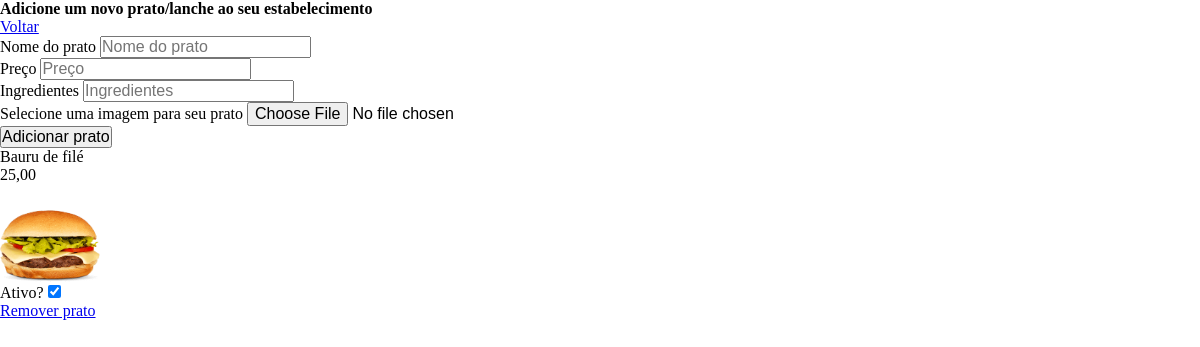
Screenshot of /administracao/gerenciar_pratos (signed in) with the database file from the repository.
### pratoservido/models.py (models this page shows, shortened)
class Prato(models.Model):
    nome = models.CharField(max_length=200, null=True, blank=True)
    preco = models.DecimalField(max_digits=10, decimal_places=2, default=0.00)
    ingredientes = models.TextField(max_length=500, null=True, blank=True)
    imagem = models.ImageField(upload_to='prato', default='prato/pratopadrao.webp')
    ativo = models.BooleanField(default=True)
    estabelecimento = models.ForeignKey(Estabelecimento, on_delete=models.CASCADE, related_name='pratos')

### pratoservido/views.py (the view, shortened to what this page needs)
# urls.py: path('administracao/gerenciar_pratos', gerenciar_pratos, name='gerenciar_pratos'),
@login_required
def gerenciar_pratos(request):
    usuario = request.user
    estabelecimento = Estabelecimento.objects.get(usuario=usuario)
    pratos = Prato.objects.filter(estabelecimento=estabelecimento)
    context = {'pratos': pratos}
    return render(request, 'administracao/gerenciar_pratos.html', context)

### pratoservido/templates/administracao/gerenciar_pratos.html (shortened to what this page needs)
{% extends 'core/base.html' %} {% load static %} {% block body %}
<h2>Adicione um novo prato/lanche ao seu estabelecimento</h2>
<a href="{% url 'administracao' %}">Voltar</a>
<form action="{% url 'gerenciar_pratos' %}" method="post" enctype="multipart/form-data">
    <div>
        <label for="prato">Nome do prato</label>
        <input name="prato" type="text" placeholder="Nome do prato" required>
    </div>
    <div>
        <label for="preco">Preço</label>
        <input name="preco" type="number" step="0.01" placeholder="Preço">
    </div>
    <div>
        <label for="ingredientes">Ingredientes</label>
        <input name="ingredientes" type="text" placeholder="Ingredientes">
    </div>
    <div>
        <label for="imagem">Selecione uma imagem para seu prato</label>
        <input name="imagem" type="file" accept="image/*">
    </div>
    <button type="submit">Adicionar prato</button>
</form>
{% for prato in pratos %}
    <div style="display: flex; flex-flow: column;">
        <p>{{ prato.nome }}</p>
        <p>{{ prato.preco }}</p>
        <img src="{{ prato.imagem.url }}" alt="imagem do {{ prato.nome }}" style="width: 100px; height: 100px;">
        <form action="{% url 'ativar_prato' prato.id %}" method="post">
            <label for="ativo">Ativo?</label>
            <input type="checkbox" name="ativo" {% if prato.ativo %} checked {% endif %} onchange="this.form.submit()">
        </form>
        <a href="{% url 'remover_prato' id_prato=prato.id %}">Remover prato</a>
    </div>
{% endfor%}
{% endblock %}

### static/css/style.css (style rules this page uses)
html { font-size: 62.5%; height: 100%; }
* { margin: 0; padding: 0; box-sizing: content-box; }
button { cursor: pointer; }
* { font-size: 1.6rem; }

### rows the page displays
Prato: nome "Bauru de filé", preco "25,00", imagem (picture), ativo "☑"
